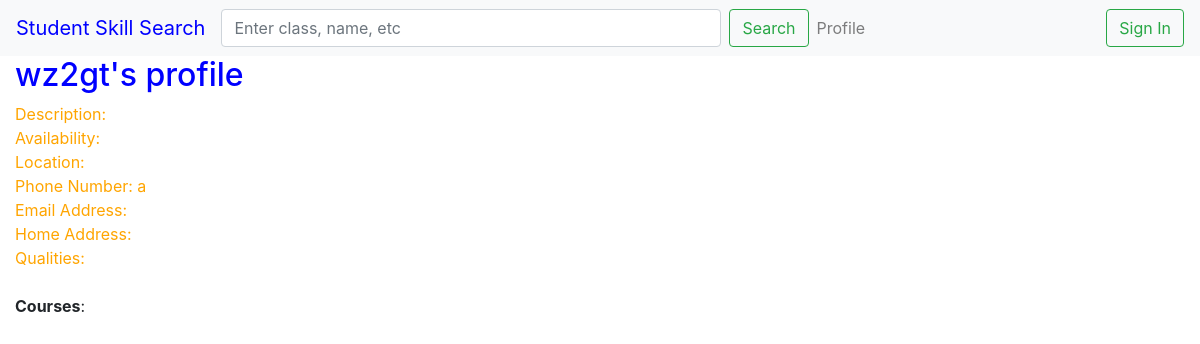
Before: /accounts/3/ with the older database file.
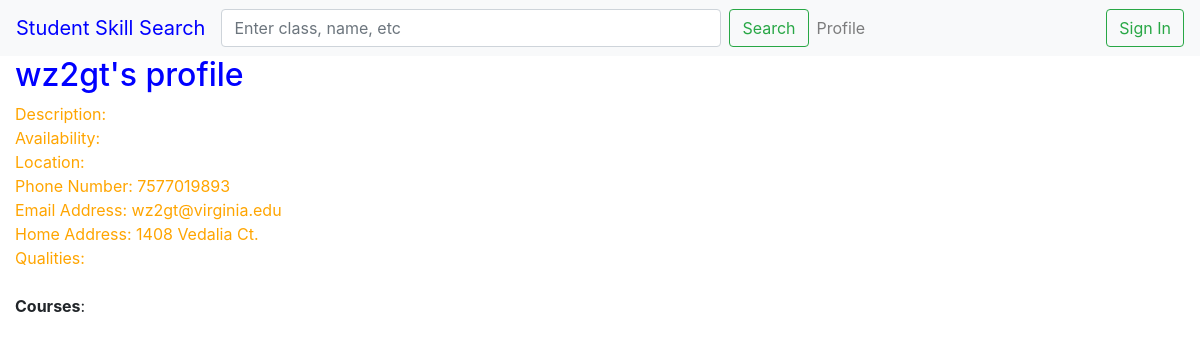
After: the same page with the newer database file.
### accounts/models.py (models this page shows, shortened)
class CustomUser(AbstractUser):
    is_searching = models.BooleanField(default=True)
    image = models.ImageField(upload_to='profile_image', blank=True)
    courses = models.ManyToManyField('Class', blank=True)
    description = models.CharField(max_length=2000, blank=True)
    availability = models.CharField(max_length=1000, blank=True)
    location = models.CharField(max_length=100, blank=True)
    phone_number = models.CharField(max_length=20, blank=True)
    profile_email = models.CharField(max_length=100, blank=True)
    home_address = models.CharField(max_length=200, blank=True)
    qualities = models.CharField(max_length=1000, blank=True)

### accounts/views.py (the view)
# urls.py: path('<int:pk>/', views.DetailView.as_view(), name='detail'),
class DetailView(generic.DetailView):
    model = CustomUser
    template_name = 'accounts/user-profile.html'

### accounts/templates/accounts/user-profile.html (shortened to what this page needs)
{% extends 'base.html' %}
{% block content %}
<h2 style="color:blue; padding-left:15px">{{ customuser.username }}'s profile </h2>
<div style="color:orange;padding-left:15px;">Description: {{ customuser.description }} </div>
<div style="color:orange;padding-left:15px;">Availability: {{ customuser.availability }} </div>
<div style="color:orange;padding-left:15px;">Location: {{ customuser.location }} </div>
<div style="color:orange;padding-left:15px;">Phone Number: {{ customuser.phone_number }} </div>
<div style="color:orange;padding-left:15px;">Email Address: {{ customuser.profile_email }} </div>
<div style="color:orange;padding-left:15px;">Home Address: {{ customuser.home_address }} </div>
<div style="color:orange;padding-left:15px;">Qualities: {{ customuser.qualities }} </div>
<br>
<b style="padding-left:15px;">Courses</b>:
<br>
{% endblock %}

Changed rows visible on the page:
changed CustomUser "wz2gt": phone_number "a" → "7577019893"; profile_email (not shown) → "wz2gt@virginia.edu"; home_address (not shown) → "1408 Vedalia Ct."
